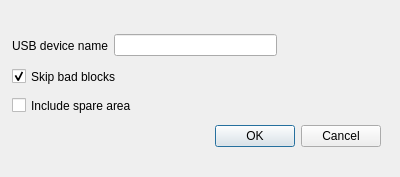
<?xml version="1.0" encoding="UTF-8"?>
<ui version="4.0">
 <class>SettingsProgrammerDialog</class>
 <widget class="QDialog" name="SettingsProgrammerDialog">
  <property name="geometry">
   <rect>
    <x>0</x>
    <y>0</y>
    <width>400</width>
    <height>177</height>
   </rect>
  </property>
  <property name="windowTitle">
   <string>Programmer Settings</string>
  </property>
  <widget class="QDialogButtonBox" name="buttonBox">
   <property name="geometry">
    <rect>
     <x>40</x>
     <y>120</y>
     <width>341</width>
     <height>32</height>
    </rect>
   </property>
   <property name="orientation">
    <enum>Qt::Horizontal</enum>
   </property>
   <property name="standardButtons">
    <set>QDialogButtonBox::Cancel|QDialogButtonBox::Ok</set>
   </property>
  </widget>
  <widget class="QWidget" name="layoutWidget">
   <property name="geometry">
    <rect>
     <x>12</x>
     <y>32</y>
     <width>265</width>
     <height>27</height>
    </rect>
   </property>
   <layout class="QHBoxLayout" name="horizontalLayout">
    <item>
     <widget class="QLabel" name="usbDevNameLabel">
      <property name="text">
       <string>USB device name</string>
      </property>
     </widget>
    </item>
    <item>
     <widget class="QLineEdit" name="usbDevNameLineEdit">
      <property name="minimumSize">
       <size>
        <width>100</width>
        <height>0</height>
       </size>
      </property>
     </widget>
    </item>
   </layout>
  </widget>
  <widget class="QCheckBox" name="skipBBCheckBox">
   <property name="geometry">
    <rect>
     <x>12</x>
     <y>65</y>
     <width>201</width>
     <height>23</height>
    </rect>
   </property>
   <property name="text">
    <string>Skip bad blocks</string>
   </property>
   <property name="checked">
    <bool>true</bool>
   </property>
  </widget>
  <widget class="QCheckBox" name="incSpareCheckBox">
   <property name="geometry">
    <rect>
     <x>12</x>
     <y>94</y>
     <width>201</width>
     <height>23</height>
    </rect>
   </property>
   <property name="text">
    <string>Include spare area</string>
   </property>
   <property name="checked">
    <bool>false</bool>
   </property>
  </widget>
  <zorder>buttonBox</zorder>
  <zorder>skipBBCheckBox</zorder>
  <zorder>incSpareCheckBox</zorder>
  <zorder>layoutWidget</zorder>
 </widget>
 <resources/>
 <connections>
  <connection>
   <sender>buttonBox</sender>
   <signal>accepted()</signal>
   <receiver>SettingsProgrammerDialog</receiver>
   <slot>accept()</slot>
   <hints>
    <hint type="sourcelabel">
     <x>248</x>
     <y>254</y>
    </hint>
    <hint type="destinationlabel">
     <x>157</x>
     <y>274</y>
    </hint>
   </hints>
  </connection>
  <connection>
   <sender>buttonBox</sender>
   <signal>rejected()</signal>
   <receiver>SettingsProgrammerDialog</receiver>
   <slot>reject()</slot>
   <hints>
    <hint type="sourcelabel">
     <x>316</x>
     <y>260</y>
    </hint>
    <hint type="destinationlabel">
     <x>286</x>
     <y>274</y>
    </hint>
   </hints>
  </connection>
 </connections>
</ui>
